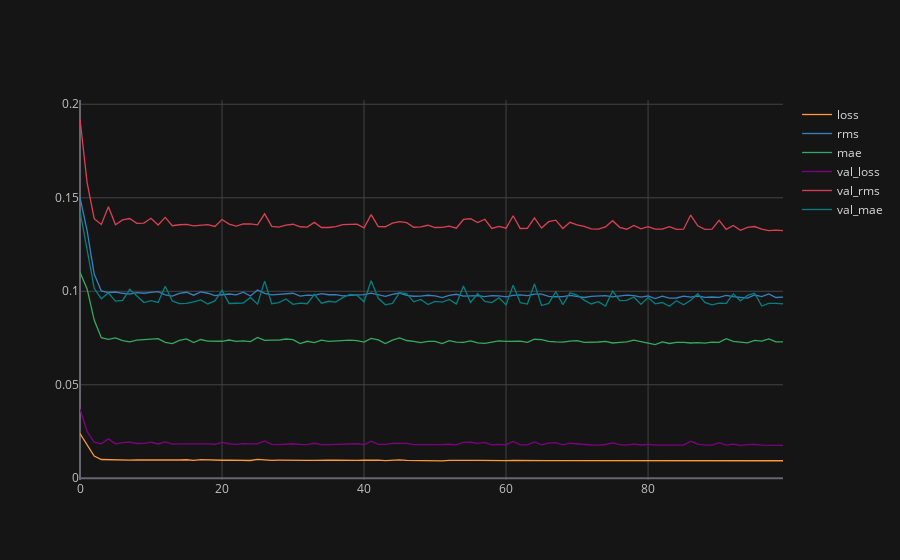

Notebook cell for this chart:
### Markdown cell above
### Análisis de resultados

### Code cell
results = pd.DataFrame(history.history)
results.iplot()
